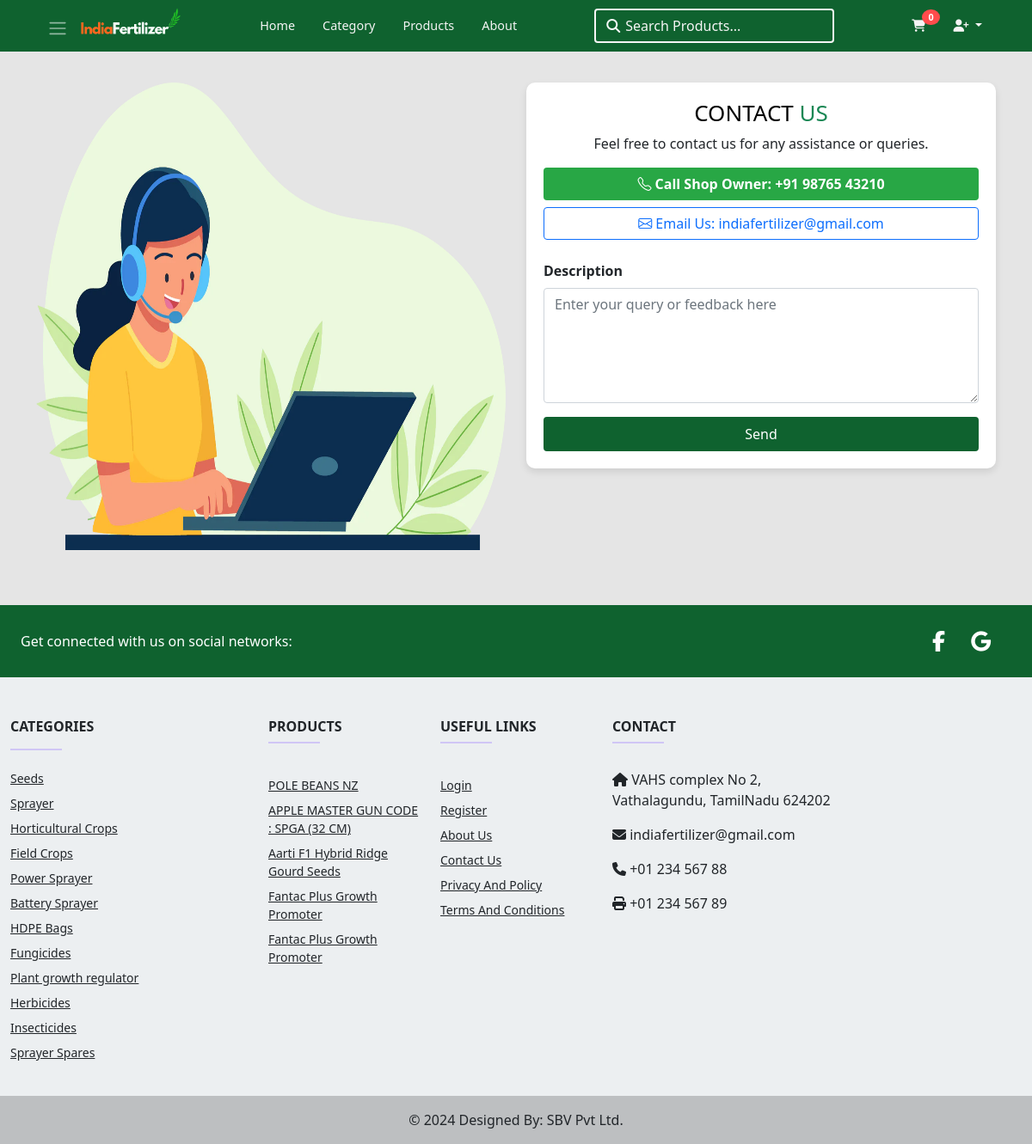
The page /auth/help_us on the database its author committed.
### shop/models.py (models this page shows, shortened)
class Category(MPTTModel):
    name = models.CharField(max_length=255)
    image = models.ImageField(upload_to=getFilename)
    parent = TreeForeignKey('self', on_delete=models.CASCADE, null=True, blank=True, related_name='children')
    slug = models.SlugField()
    class MPTTMeta:
        order_insertion_by = ['name']

class Product(models.Model):
    UNIT_CHOICES = [
    ( 'KG', 'KiloGram' ),
    ( 'G', 'Gram' ),
    ( 'MG', 'MilliGram' ),
    ( 'ML', 'MilliLiter' ),
    ( 'L', 'Liter' ),
    ( 'KL', 'KiloLiter' ),
    ]
    name = models.CharField(max_length=255)
    description = models.TextField()
    image = models.ImageField(upload_to=getFilename)
    image1 =models.ImageField(upload_to=getFilename, null=True, blank=True)
    image2 = models.ImageField(upload_to=getFilename, null=True, blank=True)
    weight = models.IntegerField(default=0)
    unit_of_messure = models.CharField(max_length=20, choices=UNIT_CHOICES)
    category = models.ForeignKey(Category, on_delete=models.CASCADE)
    brand = models.ForeignKey(Brand, on_delete=models.CASCADE)
    is_show = models.BooleanField(default=True, help_text='0 = Not show, 1 = Default')
    is_trend = models.BooleanField(default=False, help_text='0 = Default, 1 = Trend')
    view_count = models.PositiveBigIntegerField(default=0, null=True, blank=True)
    stock_qty = models.IntegerField(default=0, blank=True)
    mrp_price = models.DecimalField(default=0.0, max_digits=10, decimal_places=2)
    selling_price =  models.DecimalField(default=0.0, max_digits=10, decimal_places=2, editable=False)
    discount_price = models.DecimalField(default=0.0, max_digits=10, decimal_places=2, editable=False)
    demo_url = models.URLField(null=True, blank=True)
    recommandation = models.TextField(null=True, blank=True)
    benifits_and_features = models.TextField(null=True, blank=True)
    discount_percentage = models.IntegerField(default=0)
    created_at = models.DateTimeField(auto_now_add=True)
    updated_at = models.DateTimeField(auto_now=True)
    slug = models.SlugField()

### authendicate/views.py (the view)
# urls.py: path('help_us',views.help_us,name='help_us'),
def help_us(request):
    context = views.get_context_data(request.user)
    return render(request, "authendicate/help_us.html",context=context)

### shop/context_processors.py (called while the page is built)
def cart_count(request):
    if request.user.is_authenticated:
        cart_count = 0
    else:
        cart_count = 0
    return {'cart_count': cart_count}

def global_footer_context(request):
    category_list = Category.objects.all()
    return {'category_list': category_list}

def global_product_context(request):
    filtered_products = Product.objects.filter(is_show=1).order_by('?')[:5]
    cache.set('random_products', filtered_products, 300)
    return {'filtered_products': filtered_products}

### shop/views.py (called while the page is built)
def get_context_data(user=None):
    context = {
        'website_name' : 'indian fertilizer',
        'header' : True,
        'footer' : True,
        'cart_products' : None,
        'cart_count' : 0,
        'cart_product_slugs' : set()
    }
    if user.is_authenticated:
        cart_products = Cart.objects.filter(user=user)
        context['cart_products'] = cart_products
        context['cart_product_slugs'] = set(context['cart_products'].values_list('product__slug', flat=True))
        context['cart_count'] = cart_products.count()
    return context

### templates/authendicate/help_us.html (shortened to what this page needs)
{% extends 'layouts/main.html' %}
{% load static %}
{% block content %}
<div class="container py-5 mt-5">
    <div class="row justify-content-center">
        <div class="col-lg-6  text-center mb-4 mb-lg-0 d-none d-md-block">
            <img src="{% static 'images/help-us-image-1.webp' %}" alt="Help Us" class="contact-image">
        </div>
        <div class="col-lg-6 col-md-8 col-sm-10">
            <div class="contact-card">
                <h4 class="about-heading">Contact <b class="text-uppercase text-success">Us</b></h4>
                <p class="text-center">Feel free to contact us for any assistance or queries.</p>
                <div class="text-center mb-4">
                    <a href="tel:+919876543210" class="btn btn-call w-100 mb-2">
                        <i class="bi bi-telephone"></i> Call Shop Owner: +91 98765 43210
                    </a>
                    <a href="mailto:indiafertilizer@gmail.com" class="btn btn-outline-primary w-100">
                        <i class="bi bi-envelope"></i> Email Us: indiafertilizer@gmail.com
                    </a>
                </div>
                <form id="helpForm">
                    <div class="mb-3">
                        <label for="description" class="form-label">Description</label>
                        <textarea id="description" class="form-control" rows="5" placeholder="Enter your query or feedback here" required></textarea>
                    </div>
                    <button type="submit" class="btn btn-success  w-100">Send</button>
                </form>
            </div>
        </div>
    </div>
</div>
{% endblock content %}

### templates/inc/footer.html (shortened to what this page needs)
{% load static %}
<footer class=" text-lg-start text-dark mt-3" style="background-color: #eceff1">
  <section class="d-flex justify-content-between align-items-center p-4 footer-social ">
    <div class="me-5">
      <span class="text-white">Get connected with us on social networks:</span>
    </div>
    <div class="socio">
      <a href="#" class="text-white me-4 text-decoration-none">
        <i class="fab fa-facebook-f"></i>
      </a>
      <a href="#" class="text-white me-4 text-decoration-none">
        <i class="fab fa-google"></i>
      </a>
    </div>
  </section>
  <section class="section-links">
    <div class="container-fluid text-center text-md-start mt-5">
      <div class="row mt-3 text-center text-md-start">
        <div class="col-12 col-md-6 col-lg-3 mb-4">
          <h6 class="text-uppercase fw-bold text-align-center">Categories</h6>
          <hr class="mb-2 mt-0 d-inline-block mx-auto" style="width: 60px; background-color: #7c4dff; height: 2px" />
          <ul class="list-unstyled">
            {% for category in category_list %}
            <li class="my-2 align-items-center">
              <a href="{% url 'categories' category.slug %}" class="text-dark">{{category.name}}</a>
            </li>
            {% endfor %}
          </ul>
        </div>
        <div class="col-12 col-md-6 col-lg-2 mb-4">
          <h6 class="text-uppercase fw-bold">Products</h6>
          <hr class="mb-4 mt-0 d-inline-block mx-auto" style="width: 60px; background-color: #7c4dff; height: 2px" />
          <ul class="list-unstyled">
            {% for product in filtered_products %}
            <li class="my-2">
              <a href="{% url 'product_details' product.slug %}" class="text-dark">{{product.name}}</a>
            </li>
            {% endfor %}
          </ul>
        </div>
        <div class="col-12 col-md-6 col-lg-2 mb-4">
          <h6 class="text-uppercase fw-bold">Useful Links</h6>
          <hr class="mb-4 mt-0 d-inline-block mx-auto" style="width: 60px; background-color: #7c4dff; height: 2px" />
          <ul class="list-unstyled">
            {% if not user.is_authenticated %}
            <li class="my-2"><a href="{% url 'login' %}" class="text-dark">Login</a></li>
            <li class="my-2"><a href="{% url 'register' %}" class="text-dark">Register</a></li>
            {% endif %}
            <li class="my-2"><a href="{% url 'about' %}" class="text-dark">About Us</a></li>
            <li class="my-2"><a href="{% url 'help_us' %}" class="text-dark">Contact Us</a></li>
            <li class="my-2"><a href="{% url 'privacy_policy' %}" class="text-dark">Privacy And Policy</a></li>
            <li class="my-2"><a href="{% url 'terms_conditions' %}" class="text-dark">Terms And Conditions</a></li>
          </ul>
        </div>
        <div class="col-12 col-md-6 col-lg-3 mb-4">
          <h6 class="text-uppercase fw-bold">Contact</h6>
          <hr class="mb-4 mt-0 d-inline-block mx-auto" style="width: 60px; background-color: #7c4dff; height: 2px" />
          <p><i class="fas fa-home mr-3"></i> VAHS complex No 2, Vathalagundu, TamilNadu 624202</p>
          <p><i class="fas fa-envelope mr-3"></i> indiafertilizer@gmail.com</p>
          <p><i class="fas fa-phone mr-3"></i> +01 234 567 88</p>
          <p><i class="fas fa-print mr-3"></i> +01 234 567 89</p>
        </div>
      </div>
    </div>
  </section>
  <div class="text-center p-3" style="background-color: rgba(0, 0, 0, 0.2)">
    © 2024 Designed By: SBV Pvt Ltd.
  </div>
</footer>

### static/css/index.css (style rules this page uses)
* { padding: 0; margin: 0; box-sizing: border-box; }
:root { --bg-color: #e5e5e5; --primary-color: #0f622f; --secondary-color: #ff4c4c; --primary-font-color: whitesmoke; --secondary-font-color: #888; --width: 100px; --height: 120px; --quantity: 10; }
body { background-color: var(--bg-color); }
.text-success { color: var(--primary-color); text-decoration: none; }
.btn-success { background-color: var(--primary-color); border: 2px solid var(--primary-color); }
ul { font-size: 0.9em; }
.about-heading { color: #000; font-weight: 300; text-align: center; position: relative; }

### templates/layouts/main.html (style rules this page uses)
body { user-select: none; }

### templates/authendicate/help_us.html (style rules this page uses)
.contact-card { background-color: #fff; border-radius: 10px; box-shadow: 0 4px 8px rgba(0, 0, 0, 0.1); padding: 20px; }
.form-label { font-weight: bold; }
.btn-call { background-color: #28a745; color: white; font-weight: bold; }
.contact-image { max-width: 100%; height: 68vh; }
.about-heading { color: #000; font-size: 26px; font-weight: 300; text-align: center; text-transform: uppercase; position: relative; }
.about-heading b { color: #ffc000; }

### templates/inc/footer.html (style rules this page uses)
.footer-social { background-color: var(--primary-color); }
.section-links li { list-style: none; cursor: pointer; font-weight: 500; font-size: 14px; }
.footer-social a { font-size: 1.5rem; transition: color 0.3s ease-in-out; }

### rows shown on the page
Category: name "Seeds"
Category: name "Sprayer"
Category: name "Horticultural Crops"
Category: name "Field Crops"
Category: name "Power Sprayer"
Category: name "Battery Sprayer"
Category: name "HDPE Bags"
Category: name "Fungicides"
Category: name "Plant growth regulator"
Category: name "Herbicides"
Category: name "Insecticides"
Category: name "Sprayer Spares"
Product: name "POLE BEANS NZ"
Product: name "APPLE MASTER GUN CODE : SPGA (32 CM)"
Product: name "Aarti F1 Hybrid Ridge Gourd Seeds"
Product: name "Fantac Plus Growth Promoter"
Product: name "Fantac Plus Growth Promoter"

### other values the page prints
{{ cart_count }} "0"
